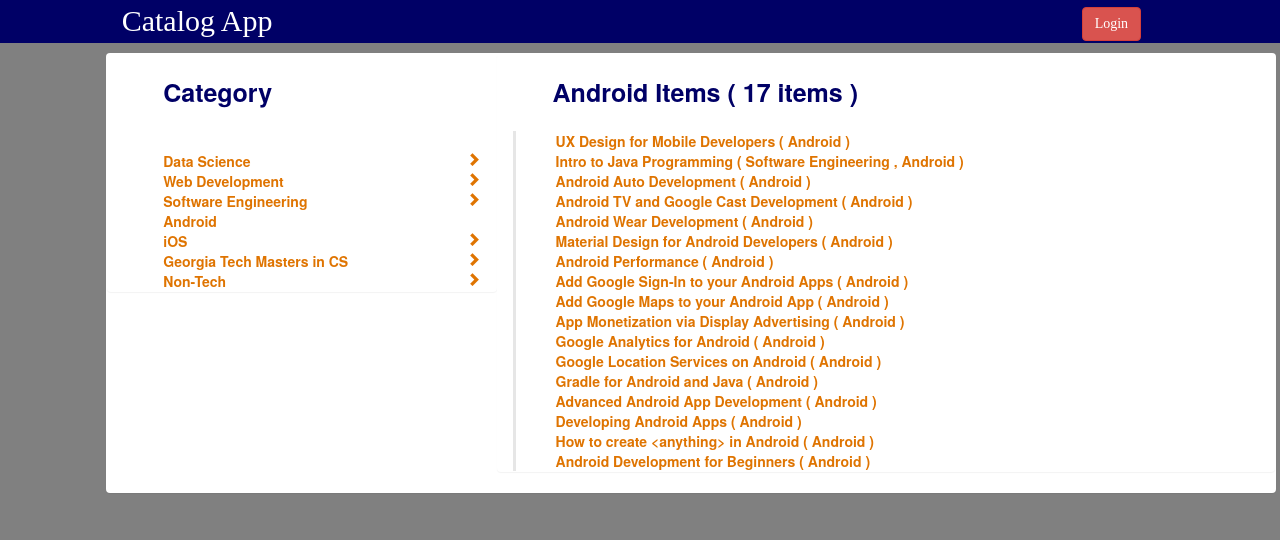
The page /categories/4 on the database its author committed.
### database_setup.py (models this page shows, shortened)
class Category(Base):
    __tablename__ = 'category'
    id = Column(Integer, primary_key=True)
    name = Column(String(250), nullable=False)
    items = relationship('Items',
             secondary=association_table,lazy="dynamic",backref='categories')

class Items(Base):
    __tablename__ = 'item'
    name =Column(String(80), nullable = False)
    id = Column(Integer, primary_key = True)
    description = Column(String(1000))
    updated = Column(DateTime, default=datetime.datetime.utcnow)

### application.py (the view)
@app.route('/categories/<int:category_id>')
def showCategory(category_id):
    category = session.query(Category).filter_by(id=category_id).one()
    categories = session.query(Category).all()
    return render_template('showCategory.html', categories=categories,
                           category=category)

### application.py (called while the page is built)
@app.before_request
def before_request():
    g.logged = False
    if 'username' in login_session:
        g.logged = True

### templates/showCategory.html (shortened to what this page needs)
{% extends "main.html" %}
{% block content %}
{% include "header.html" %}
	<div class="container panel top-panel">
	<div class="row">
		<div class="col-md-4 panel">
			<div class="panel-header">Category</div>
			<br>
			{% for cat in categories %}
			<div class="text selectable"><a href='{{url_for('showCategory',category_id=cat.id)}}'>
				{{cat.name}}
				{% if cat.id != category.id %}
					<div class="glyphicon glyphicon-chevron-right" aria-hidden="true"></div>
				{%endif%}</a>
				{% if not loop.count == categories.count %}<br>{%endif%}
			</div>
			{% endfor %}
		</div>
		<div class="col-md-8 panel">
			<div class="panel-header">
				<div id="flex-header">{{category.name}} Items ( {{category.items.count()}} items )</div>
			</div>
			<div class="right-panel">
				<div class="text items">
			{% for item in category.items |sort(reverse=True,attribute='updated')%}
				<span><a href='{{url_for('showItem',item_id=item.id)}}'>{{item.name}} (
					{% for i in item.categories %} {{i.name}}
					{% if not loop.last %} , {% endif %}
					{% endfor %} )
				</a></span><br>
			{% endfor %}
				</div>
			</div>
		</div>
	</div>
{% endblock %}

### static/styles.css (style rules this page uses)
body { background: gray !important; }
.right-panel { border-left: solid #E6E6E6; }
.top-panel { margin-top:10px; margin-left:8.3%; }
.text { font-weight: bold; color: #DF7401; margin-left: 40px; }
.text a { font-weight: bold; color: #DF7401; }
.panel-header { color: #000066; font-size: 25px; font-weight: bold; margin:20px; margin-left: 40px; }
.glyphicon-chevron-right { float: right; }

### rows shown on the page
Category: name "Data Science"
Category: name "Web Development"
Category: name "Software Engineering"
Category: name "Android"
Category: name "iOS"
Category: name "Georgia Tech Masters in CS"
Category: name "Non-Tech"
Items: name "UX Design for Mobile Developers"
Items: name "Intro to Java Programming"
Items: name "Android Auto Development"
Items: name "Android TV and Google Cast Development"
Items: name "Android Wear Development"
Items: name "Material Design for Android Developers"
Items: name "Android Performance"
Items: name "Add Google Sign-In to your Android Apps"
Items: name "Add Google Maps to your Android App"
Items: name "App Monetization via Display Advertising"
Items: name "Google Analytics for Android"
Items: name "Google Location Services on Android"
Items: name "Gradle for Android and Java"
Items: name "Advanced Android App Development"
Items: name "Developing Android Apps"
Items: name "How to create <anything> in Android"
Items: name "Android Development for Beginners"

### other values the page prints
{{ category.items.count() }} "17"
